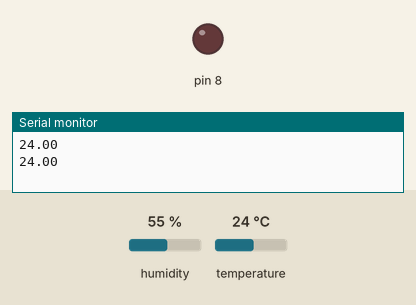
Recording of a sketch running on a simulated Arduino Uno, built with avr-gcc and run on an emulated ATmega328P. On the bench: output pins drawn as LEDs (lit = HIGH), the last lines printed to the serial monitor. The test bench sets the inputs (shaded band); at power-on: temperature 24 °C, humidity 55 %.

Above: at 2.8 s.
2.9 s: temperature set to 37.2 °C
5.6 s: temperature set to 38.6 °C
At 6.3 s:
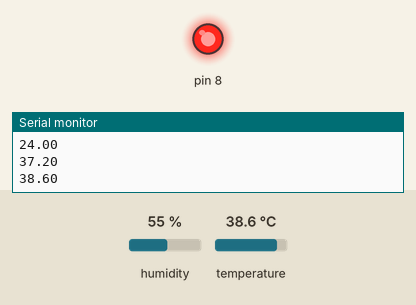
8.3 s: temperature set to 12 °C
At 10.9 s:
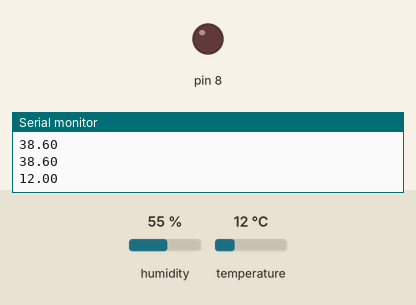
11.5 s: temperature set to 41 °C
At 12.7 s:
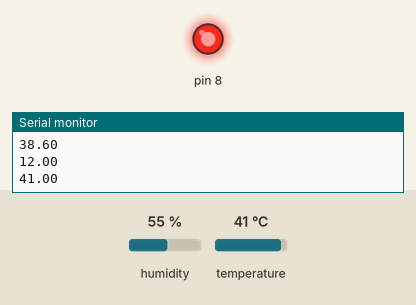
Timing chart, 0 to 14.5 s (numbered marks = the images above; inputs shaded):
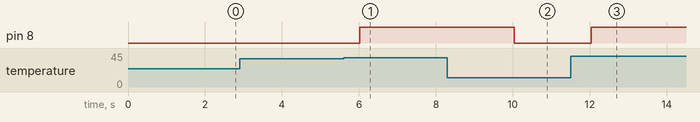

Measured:
- the behaviour switches between 37.9 and 38 °C on temperature (found by bisection; images 0 and 1)
- after the input at 5.6 s, pin 8: LOW → HIGH after 0.42 s
- after the input at 8.3 s, pin 8: HIGH → LOW after 1.7 s
- after the input at 11.5 s, pin 8: LOW → HIGH after 0.54 s

The sketch:

sketch.ino
```cpp
#include <DHT.h>
#define DHTPIN 2
#define DHTTYPE DHT22
DHT dht(DHTPIN,DHTTYPE);
void setup(){Serial.begin(9600);dht.begin();pinMode(8,OUTPUT);}
void loop(){float t=dht.readTemperature();if(isnan(t)){digitalWrite(8,LOW);delay(2000);return;}Serial.println(t);digitalWrite(8,t>=38?HIGH:LOW);delay(2000);}
```
